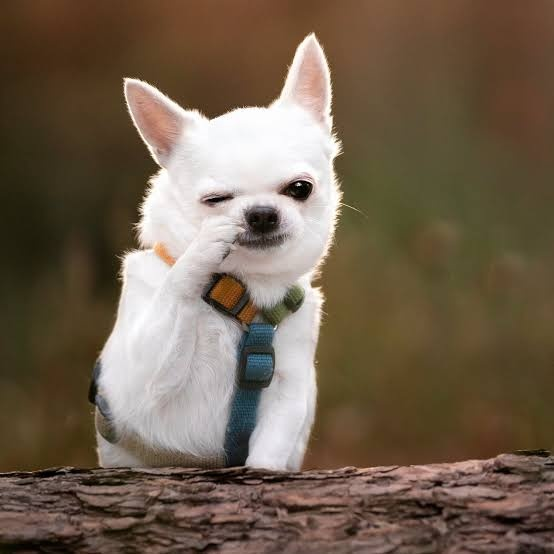
#> input picture image.jpg, 554 x 554 px, found by its file name
$ python pildikuvar.py
#> lines starting #> are read from the running program, lines starting #| are printed output that depends on the picture
import cv2

# Funktsioon, mis rakendab pildile erinevaid efekte
def apply_effect(image, effect_type):
    if effect_type == 'gray':  # Muudab pildi halltoonidesse
        return cv2.cvtColor(image, cv2.COLOR_BGR2GRAY)
    elif effect_type == 'rotate':  # Pöörab pildi 90 kraadi päripäeva
        return cv2.rotate(image, cv2.ROTATE_90_CLOCKWISE)
    elif effect_type == 'flip':  # Peegeldab pildi vertikaalselt
        return cv2.flip(image, 0)
    elif effect_type == 'resize':  # Muudab pildi suuruseks 200x200 pikslit
        return cv2.resize(image, (200, 200))
    elif effect_type == 'blur':  # Lisab pildile hägususe (Gaussian Blur)
        return cv2.GaussianBlur(image, (15, 15), 0)
    elif effect_type == 'edge':  # Tuvastab pildil servad (Canny algoritm)
        return cv2.Canny(image, 100, 200)
    return image

def main():

    # Loeb pildi failist 'image.jpg'
    image = cv2.imread('image.jpg')
#> image is the input picture: shape (554, 554, 3); mean B, G, R 79.3, 97.1, 113.6

    # Kontrollib, kas pildi laadimine õnnestus
    if image is None:
        print("Viga pildi avamisel")
        return

    # Küsib kasutajalt, mitu efekti ta soovib näha
    num_windows = int(input("Sisesta, mitut erinevat effekti sa näha tahad (1-6): "))
#> the answer given: 1
    if num_windows < 1 or num_windows > 6:
        print("Palun sisesta number vahemikus 1 kuni 6.")  # Kuvab veateate, kui sisend on vale
        return

    # Nimekiri saadaval olevatest efektidest
    effects = ['gray', 'rotate', 'flip', 'resize', 'blur', 'edge']

    # Loop, mis rakendab ja kuvab valitud arvu efekte
    for i in range(num_windows):
        effect_type = effects[i]  # Valib vastava efekti nimekirjast
        modified_image = apply_effect(image, effect_type)  # Rakendab efekti pildile
        cv2.imshow(f"Aken {i+1}", modified_image)  # Kuvab muudetud pildi uues aknas
#> this loop made 1 pass
#> pass 1, in main, `modified_image = apply_effect(image, effect_type)`:
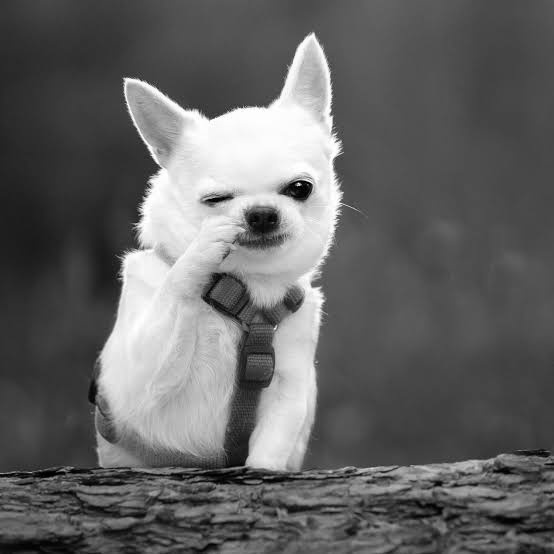
#> modified_image: shape (554, 554); min 0, max 255, mean 100

    cv2.waitKey(0)  # Ootab, kuni kasutaja vajutab klahvi
    cv2.destroyAllWindows()  # Sulgeb kõik avatud aknad


if __name__ == "__main__":
    main()
